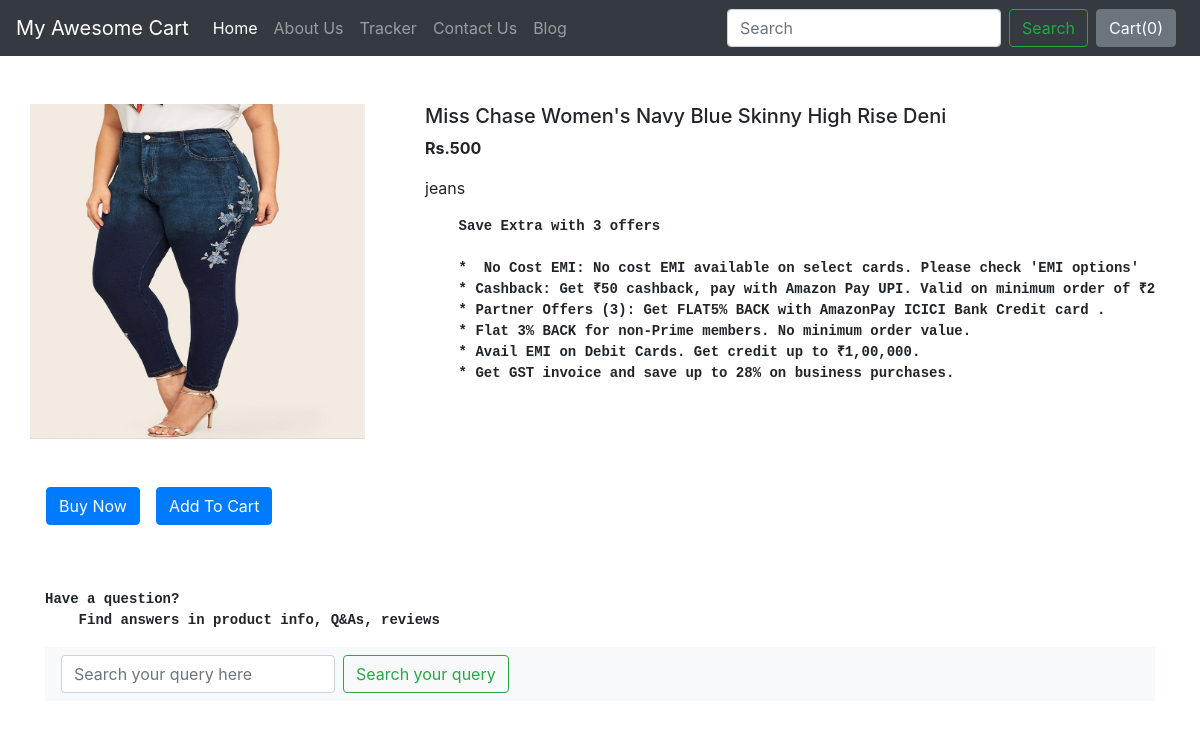
The page /shop/products/4 on the database its author committed.
### shop/models.py (models this page shows, shortened)
class Product(models.Model):
    product_id = models.AutoField
    product_name = models.CharField(max_length=50)
    category = models.CharField(max_length=50, default="")
    subcategory = models.CharField(max_length=50, default="")
    price = models.IntegerField(default=0)
    desc = models.CharField(max_length=300)
    pub_date = models.DateField()
    image = models.ImageField(upload_to='shop/images', default="")

### shop/views.py (the view)
# urls.py: path("products/<int:myid>", views.productView, name="ProductView"),
def productView(request, myid):
    product = Product.objects.filter(id=myid)
    return render(request, 'shop/prodView.html', {'product':product[0]})

### shop/templates/shop/prodView.html (shortened to what this page needs)
{% extends 'shop/basic.html' %}
{% block body %}
<div class="container my-5">
    <div class="row">
    <div class="col-md-4">
    <div class="row">
        <img src="/media/{{product.image}}" width="335px" height="335px">
    </div>
        <div class="row my-5">
            <button class="btn btn-primary mx-3">Buy Now</button>
            <button class="btn btn-primary">Add To Cart</button>
        </div>
    </div>
    <div class="col-md-8">
        <h5>{{product.product_name}}</h5>
        <p><b>Rs.{{product.price}} </b></p>
        <p>{{product.desc}}</p>
        <p>
<pre>
    <b>Save Extra with 3 offers</b>
<b>
    *  No Cost EMI: No cost EMI available on select cards. Please check 'EMI options'
    * Cashback: Get ₹50 cashback, pay with Amazon Pay UPI. Valid on minimum order of ₹250.
    * Partner Offers (3): Get FLAT5% BACK with AmazonPay ICICI Bank Credit card .
    * Flat 3% BACK for non-Prime members. No minimum order value.
    * Avail EMI on Debit Cards. Get credit up to ₹1,00,000.
    * Get GST invoice and save up to 28% on business purchases. </b>
</pre>
</p>
    </div>
</div>
 <p> <pre><b>Have a question?
    Find answers in product info, Q&As, reviews </b></pre>
<nav class="navbar navbar-light bg-light">
  <form class="form-inline">
    <input class="form-control mr-sm-2" type="search" placeholder="Search your query here" aria-label="Search">
    <button class="btn btn-outline-success my-2 my-sm-0" type="submit">Search your query</button>
  </form>
</nav>
</div>
{% endblock %}

### rows shown on the page
Product: image (picture), product_name "Miss Chase Women's Navy Blue Skinny High Rise Deni", price "500", desc "jeans"
